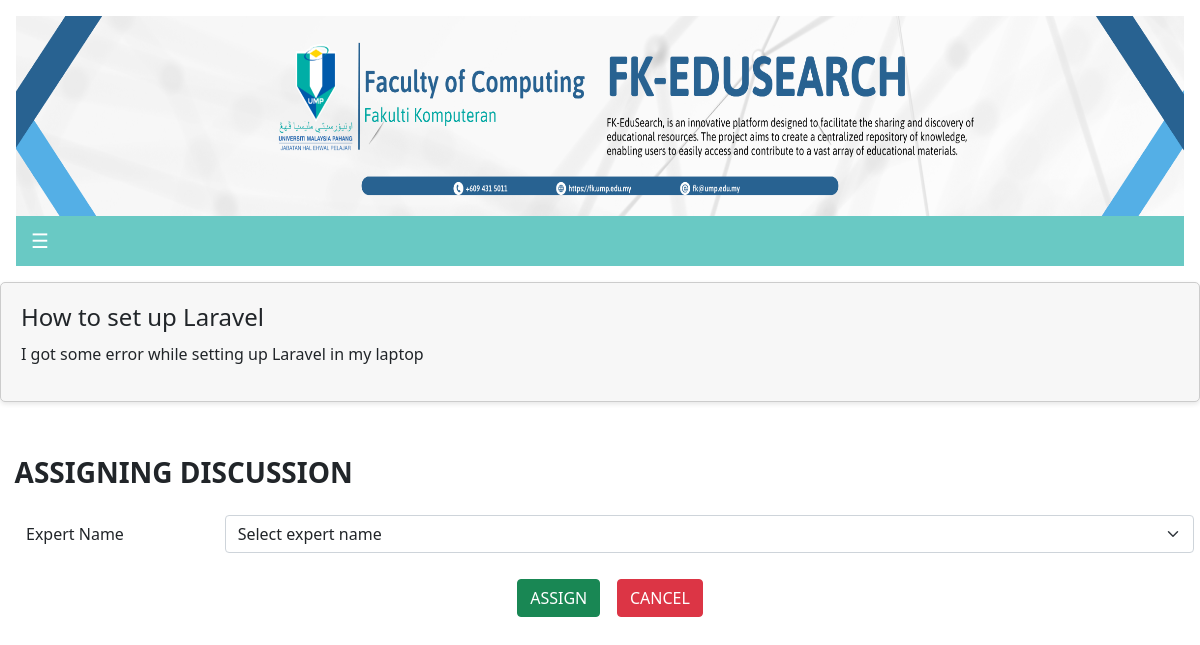
Screenshot of /MODULE2/assignPost.php?discussion_id=9 with the database file from the repository.
### tables this page shows
CREATE TABLE `discussion` (
  `discussion_id` int(11) NOT NULL,
  `category_id` int(11) NOT NULL,
  `expert_id` int(11) NOT NULL,
  `title` varchar(30) NOT NULL,
  `content` varchar(100) NOT NULL,
  `tags` varchar(20) NOT NULL,
  `date` date DEFAULT NULL,
  `discussion_like` int(11) NOT NULL,
  `discussion_comment` int(11) NOT NULL
);

### MODULE2/assignPost.php (the view, shortened to what this page needs)
<?php
include '../AdminSideBar/Admin_sidebar.php';
$link = mysqli_connect("localhost", "root", "") or die(mysqli_connect_error());
mysqli_select_db($link, "fkedusearch_module2") or die(mysqli_error($link));
if (isset($_GET['discussion_id'])) {
    $discussion_id = $_GET['discussion_id'];
    $discussionQuery = "SELECT * FROM discussion WHERE discussion_id = '$discussion_id'";
    $discussionResult = mysqli_query($link, $discussionQuery);
    if ($discussionRow = mysqli_fetch_assoc($discussionResult)) {
        $title = $discussionRow['title'];
        $content = $discussionRow['content'];
        echo "<div class='post-container'>";
        echo "<div class='post'>";
        echo "<h2>$title</h2>";
        echo "<p>$content</p>";
        echo "</div>";
        echo "</div>";
    }
}
?>
<!DOCTYPE html>
<html>
<head>
    <link href="https://cdn.jsdelivr.net/npm/bootstrap@5.0.2/dist/css/bootstrap.min.css" rel="stylesheet">
    <link href="https://cdn.jsdelivr.net/npm/bootstrap-icons@1.7.2/bootstrap-icons.min.css" rel="stylesheet">
</head>
<body>
    <br>
    <h3><b>&nbsp;&nbsp;ASSIGNING DISCUSSION</b></h3>
    <br>
    <form class="row g-3" method="POST" action="">
        <div class="mb-3 row" style="margin-top: 10px; margin-left: 10px;">
            <label for="expert_id" class="col-sm-2 col-form-label">Expert Name</label>
            <div class="col-sm-10">
                <select class="form-select" id="expert_id" name="expert_id" aria-label="Default select example">
                    <option value="">Select expert name</option>
                </select>
            </div>
        </div>
        <div class="content" style="margin-top: 10px; margin-left: 10px;">
            <div class="d-flex justify-content-center">
                <button type="submit" class="btn btn-success">ASSIGN</button>
                <button type="button" class="btn btn-danger" onclick="window.location.href = 'viewAdmin.php';">CANCEL</button>
            </div>
        </div>
    </form>
    <br><br>
</body>
</html>

### AdminSideBar/Admin_sidebar.php (style rules this page uses)
body { font-family: "Lato", sans-serif; }

### MODULE2/assignPost.php (style rules this page uses)
.post-container { margin-bottom: 30px; }
.post { margin-bottom: 20px; padding: 20px; border: 1px solid #ccc; border-radius: 5px; background-color: #f7f7f7; box-shadow: 0 2px 5px rgba(0, 0, 0, 0.1); }
.post h2 { font-size: 24px; margin-bottom: 10px; }
.post p { font-size: 16px; margin-bottom: 15px; }

### rows the page displays
discussion: title "How to set up Laravel", content "I got some error while setting up Laravel in my laptop"
